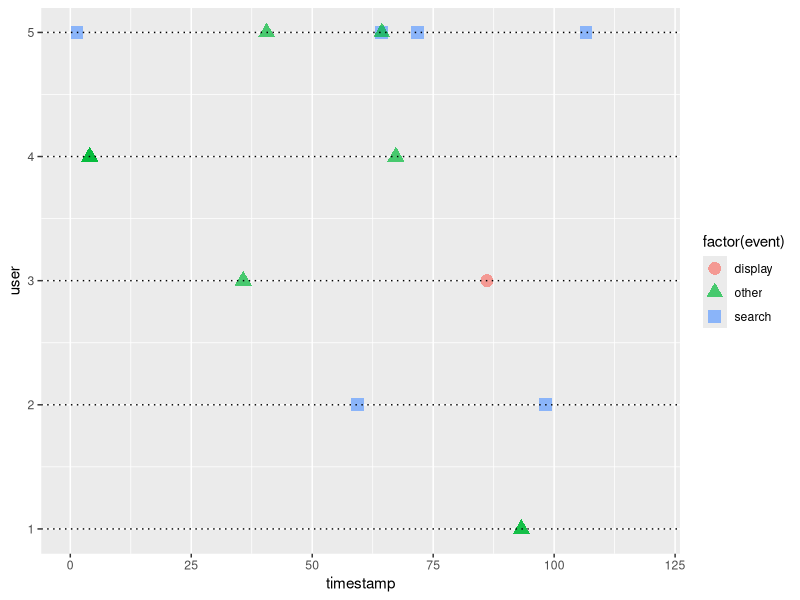
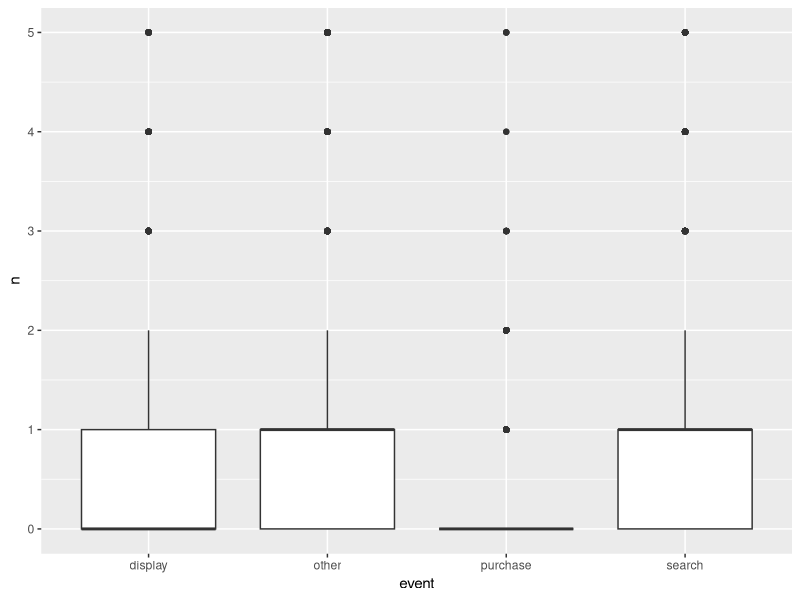
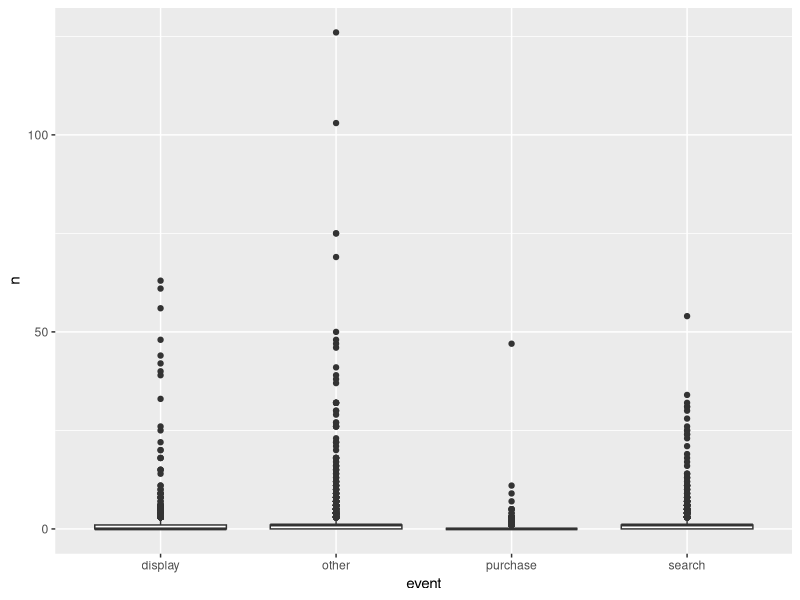

Here is the R script that generated these plots, in order: (Note: this script raises an error after producing the figures.)
## ---- chunk 1
suppressMessages(library(MASS))
suppressMessages(library(tidyverse))
suppressMessages(library(xtable))
suppressMessages(library(MCMCpack))
options(xtable.comment = FALSE)
knitr::opts_chunk$set(cache = T)

## ---- chunk 2
set.seed(1899)
ad_types <- c("search", "display", "other", "purchase")
K <- length(ad_types)
alpha_mean <- matrix(c(2.817, 0.0860, 0.5381, 0.6167,
                      0.1614, 1.7818, 0.2055, 0.0845,
                      0.4647, 0.1270, 8.0526, 0.8384),
                     nrow = 3, ncol = 4, byrow = T)
row.names(alpha_mean) <- ad_types[1:3]
colnames(alpha_mean) <- ad_types

alpha_sd <- matrix(c(0.1765, 0.0214, 0.0562, 0.0633,
                      0.0496, 0.2314, 0.0572, 0.0347,
                      0.0654, 0.0367, 0.4117, 0.0867), 
                   nrow = 3, ncol = 4, byrow = T)
row.names(alpha_sd) <- ad_types[1:3]
colnames(alpha_sd) <- ad_types

beta_mean <- c(34.0188, 46.8854, 51.5114)
beta_sd <- c(1.7426, 4.9370, 2.3241)
names(beta_mean) <- ad_types[1:3]

theta_mu_mean <- c(-5.3926, -6.1027, -5.8063, -9.7704) 
theta_mu_sd <- c(0.0166, 0.0212, 0.0221, 0.0762) 
names(theta_mu_mean) <- ad_types
names(theta_mu_sd) <- ad_types

Sigma_mu_mean <- matrix(c(0.4584, -0.1197, -0.4942, 0.2256,
                     -0.1197, 0.5934, -0.3380, -0.4157,
                     -0.4942, -0.3380, 1.0014, 0.0762,
                     0.2256, -0.4157, 0.0762, 2.3914), nrow = 4, ncol = 4)

Sigma_mu_sd <- matrix(c(0.0246, -0.0212, 0.0257, 0.1228,
                     0.0212, 0.0335, 0.0304, 0.1665,
                     0.0257, 0.0304, 0.0365, 0.2440,
                     0.1228, 0.1665, 0.2440, 0.2575), nrow = 4, ncol = 4)

row.names(Sigma_mu_mean) <- ad_types
colnames(Sigma_mu_mean) <- ad_types
  
n <- 12000
#inv_df <- n - 1
inv_df <- 6
psi_mean <- c(-0.5664, -0.7556, -0.6235, 0.2787)
psi_sd <- c(0.1228, 0.2348, 0.1229, 0.2160)
names(psi_mean) <- ad_types
names(psi_sd) <- ad_types


first_click_prob <- c(1199, 418, 811) %>% prop.table()
## ---- chunk 3
knitr::kable(alpha_mean, caption = "alpha", escape = F)
## ---- chunk 4
knitr::kable(beta_mean, caption = "beta", escape = F)
## ---- chunk 5
knitr::kable(theta_mu_mean, caption = "theta", escape = F)
## ---- chunk 6
knitr::kable(Sigma_mu_mean, caption = "Sigma", escape = F)
## ---- chunk 7
knitr::kable(psi_mean, caption = "psi", escape = F)
## ---- chunk 8
# calculate gamma and inv wishart params from means and SDs
gammaShRaFromMeanSD <- function( mean , sd ) {
  if ( mean <=0 ) stop("mean must be > 0")
  if ( sd <=0 ) stop("sd must be > 0")
  shape = mean^2/sd^2
  rate = mean/sd^2
  return( list( shape=shape , rate=rate ) )
}

invParamsWishartFromMeanPAndDF <- function(Sigma_mu_mean, df, dim){
  scale_matrix <- Sigma_mu_mean*df - Sigma_mu_mean*dim - Sigma_mu_mean
  return(list(scale_matrix=scale_matrix, df=df, dim=dim))
}

draw_params <- function() {
  alpha <- matrix(nrow = nrow(alpha_mean), ncol = ncol(alpha_mean))
  for(j in c(1:nrow(alpha_mean))) {
    for(k in c(1:ncol(alpha_mean))) {
      gam <- gammaShRaFromMeanSD(mean = alpha_mean[j,k], sd = alpha_sd[j,k])
      alpha[j,k] <- rgamma(n=1, shape = gam$shape, rate = gam$rate)
    }
  }
  
  beta <- numeric()
  for(j in c(1:length(beta_mean))) {
      gam <- gammaShRaFromMeanSD(mean = beta_mean[j], sd = beta_sd[j])
      beta[j] <- rgamma(n=1, shape = gam$shape, rate = gam$rate)
  }
  
  # assumption that all psi_ks are independet we can sample with the diagonal of sds, 
  # in appendix they calculate psi with the Identity matrix which assumes independence!
  psi <- mvrnorm(mu = psi_mean, 
                 Sigma = psi_sd^2 * diag(nrow = length(psi_sd)))
  theta_mu <- mvrnorm(mu = theta_mu_mean, 
                     Sigma = theta_mu_sd^2 * diag(nrow = length(theta_mu_sd)))
  
  inv_wishart_params <- invParamsWishartFromMeanPAndDF(Sigma_mu_mean = Sigma_mu_mean, 
                                                 df = inv_df, dim = length(ad_types))
  Sigma_mu <- riwish(v = inv_wishart_params$df, S = inv_wishart_params$scale_matrix)
  mu <- exp(mvrnorm(mu = theta_mu, Sigma = Sigma_mu))
  list(alpha = alpha, beta = beta, psi = psi, 
       theta_mu = theta_mu, Sigma_mu = Sigma_mu, mu = mu)
}
## ---- chunk 9
T <- 120
## ---- chunk 10
simulate_user_clickstream <- function(alpha, beta, psi, theta_mu, Sigma_mu, mu) {
  t = 0; n = 0; n_K = 0; m = c(alpha[j_0,] + mu) %>% sum; j = integer(); t_j = numeric()
  
  hist_intensity_decay <- function(a, b, events, current_time, event_times) {
    result <- numeric(K)
    names(result) <- ad_types
    if(length(events) == 0) return(result)
    
    for(k in 1:K){
      for(idx in 1:length(events)){
        j_l <- events[idx]
        if(j_l != K) { # do not consider purchases (K) here
          result[k] <- result[k] + 
            alpha[j_l, k] * exp(-1 * beta[j_l] * (t - event_times[idx]))
        }
      }
    }
    return(result)
  }

  repeat {
    s <- rexp(n = 1, rate = m)
    t <- t + s
    if(!is.nan(t) && t < T){
      lambda <- mu * exp(psi*n_K) + alpha[j_0, ] * exp(-1 * beta[j_0] * t)
      lambda <- lambda + hist_intensity_decay(alpha, beta, j, t, t_j)
      U <- runif(n = 1)
      if(is.na(m) || is.na(U)  || NA %in% lambda || is.infinite(m) || Inf %in% lambda) {
        print(paste("Value is NA ", c(m, U, lambda)))
      } 
      if(U <= sum(lambda) / m){
        n <- n + 1
        t_j[n] <- t
        j[n] <- which(rmultinom(n = 1, size = 1, 
                                prob = lambda/sum(lambda))[,1] %in% c(1)) 
        if(j[n] == K) { # if purchase
          n_K <- n_K + 1
          m <- sum(lambda - mu * exp(psi * (n_K -1)) + mu * exp(psi * n_K))
        } else {
          m <- sum(lambda + alpha[j[n], ])
        }
      } else {
        m <- sum(lambda)
      }
    }
    # in some cases n_K becomes greater then a few thousand. 
    # hence, m tends so go to Inf as s becomes 0.
    # this breaks the code and so we break at a certain purchase count.
    if(n > 2 && n > 2 * t_j[n]) return(list())
    #if(t > T || n_K >= 10) return(list(timestamp = t_j, event = ad_types[j]))
    if(t > T) return(list(timestamp = t_j, event = ad_types[j]))
  }
}

## ---- chunk 11
j_0 <- sample(length(ad_types) - 1, size = 1, prob = first_click_prob)
params <- draw_params()
data <- do.call(simulate_user_clickstream, params)
## ---- chunk 12
xtable(data.frame(time = data$timestamp, event = data$event), caption = "Simulated click stream")
## ---- chunk 13
sim_cnt <- 5
## ---- chunk 14
sim_data <- function(count) {
  users <- data.frame()
  cnt <- 0
  while(cnt < count) {
    j_0 <- sample(length(ad_types) - 1, size = 1, prob = first_click_prob)
    params <- draw_params()
    data <- do.call(simulate_user_clickstream, params)
    if(!is_empty(data$event)) {
      cnt <- cnt + 1
      users <- users %>% 
        rbind(data_frame(user = rep.int(cnt, length(data$event)), 
                         event = data$event, 
                         timestamp=data$timestamp))
    }
  }
  users
}
## ---- chunk 15
users <- sim_data(sim_cnt)
ggplot(users, aes(x = timestamp, y = user, 
                  label = event, color = factor(event), 
                  shape = factor(event),
                  xmax = T)) +
  geom_point(size = 4, alpha = .7) +
  geom_hline(aes(yintercept = user), lty="dotted") + 
  xlim(0, T) + 
  ylim(1, sim_cnt)
## ---- chunk 16
data <- sim_data(n)
## ---- chunk 17
data %>% 
  filter(event != 'purchase') %>%
  group_by(event) %>% 
  summarise(n = n()) %>%
  mutate(ratio = n / sum(n)) %>% 
  knitr::kable(caption = "Ad click ratio")
## ---- chunk 18
data %>%
  mutate(event_short = recode(event, 'purchase' = 'P', 'other' = 'O', 
                              'search' = 'S', 'display' = 'D')) %>%
  group_by(user) %>%
  # concatenate all event abbr. into one string
  summarise(stream = paste(event_short, collapse = "")) %>% 
  # only include streams until first P
  mutate(stream = stream %>% gsub(x = ., "(P).*","\\1")) %>% 
  # only display click streams with more than 2 events ending with a purchase
  filter(stream %>% nchar() > 2, stream %>% endsWith('P')) %>% 
  group_by(stream) %>%
  # count distinct click patterns
  summarise(n = n()) %>%
  arrange(desc(n)) %>%
  head(n=20) %>%
  knitr::kable(caption = "Most frequent click combinations ending with a purchase")
## ---- chunk 19
data %>%
  mutate(event_short = recode(event, 'purchase' = 'P', 'other' = 'O', 
                              'search' = 'S', 'display' = 'D')) %>%
  group_by(user) %>%
  # concatenate all event abbr. into one string
  summarise(stream = paste(event_short, collapse = "")) %>% 
  mutate(ev_cnt = stream %>% nchar()) %>%
  # cut streams longer than 25 chars
  mutate(stream = ifelse(stream %>% nchar() > 25, 
                         stream %>% strtrim(25) %>% paste("...", sep = ""), stream)) %>%
  group_by(stream) %>%
  #summarise(n = nchar()) %>%
  arrange(desc(ev_cnt)) %>%
  head(n=20) %>%
  knitr::kable(caption = "Longest click streams")
## ---- chunk 20
all_comb <- expand.grid(user = data$user %>% unique, event = ad_types)
event_counts <- data %>%
  group_by(user, event) %>%
  summarise(n = n()) %>% 
  # join all combinations to get zero count for non-present events
  left_join(all_comb, ., by = c('user', 'event')) %>%
  mutate_if(is.integer, funs(replace(., is.na(.), 0)))
rm(all_comb)
event_counts %>%
  ggplot(aes(y = n, x = event)) +
  geom_boxplot() + 
  ylim(c(0, 5))
## ---- chunk 21
event_counts %>%
  ggplot(aes(y = n, x = event)) +
  geom_boxplot()
## ---- chunk 22
data_new <- data %>% group_by(user) %>% mutate(search=ave(event == "search", FUN=cumsum))

data_new <- data_new %>% group_by(user) %>% mutate(display=ave(event == "display", FUN=cumsum))

data_new <- data_new %>% group_by(user) %>% mutate(other=ave(event == "other", FUN=cumsum))

data_new <- data_new %>% group_by(user) %>% mutate(purchase=ave(event == "purchase", FUN=cumsum))

data_new <- data_new %>% ungroup %>% as.data.frame

total_counts <- users %>% group_by(user, event) %>% mutate(total_counts = n()) %>% select(user, event, total_counts) %>% distinct %>% ungroup

library(tidyr)
total_counts <- total_counts %>% spread(event, total_counts) # bring to wide format
total_counts[is.na(total_counts)] <- 0
# reorder columns
total_counts <- total_counts[, c(1,5,2,3,4)]
total_counts <- as.data.frame(total_counts)
data_new$event <- as.factor(data_new$event)
levels(data_new$event) <- c(2,3,4,1)
## ---- chunk 23
i <- 9 # user
k <- 2 # display
l <- 2 # zweiter Klick auf display
j <- 1 # search
m <- 2 # zweiter Klick auf search w?hrend schon 2 mal auf display geklickt wurde
## ---- chunk 24
likelihood <- function(i, params){
  llAplha <- params$alpha
  llBeta <- params$beta
  llPsi <- params$psi
  llMu <- params$mu
  prod_k <- numeric(1) # wird sp?ter mit ergebnis aus k-loop multipliziert
  for (k in 1:length(ad_types)){
    prod_l <- numeric(1) # wird sp?ter mit ergebnis aus l-loop multipliziert
    for (l in 1:(total_counts[i , k])){ 
    first_line <- llMu[i,k] * # i und k ggf. tauschen, je nach sampling output
      exp(llPsi[k] * data_new$purchase[data_new[i,(k+3)] == l]) # erste Zeile
    sum_j <- numeric(0)
    for (j in 1:(length(ad_types) -1)){ # zweite Zeile erste summe
        sum_index <- data_new %>% filter(user == i & event == k) %>% 
          filter(row_number() ==l) %>% select(j+3) %>% as.numeric()
        sum_m <- numeric(0)
        for (m in 1:sum_index){ # zweite Zeile zweite Summe
          t_l <- data_new %>% filter(user ==i & event==k) %>% 
            filter(row_number() == l) %>% select(timestamp)
          t_m <- data_new %>% filter(user ==i & event==j) %>% 
            filter(row_number() == m) %>% select(timestamp)
          tmp_m <- llAplha[j,k] * exp(-llBeta[j] * (t_l - t_m)) # zweite Zeile
          sum_m <- tmp_m + sum_m
          } # m Ende
        sum_j <- sum_j + sum_m # Summe j
        } # j Ende
    first_two_lines <- first_line + sum_j # erste und zweite Zeile
    prod_l <- prod_l * first_two_lines # Produkt ?ber l
      } # l Ende; loop over total counts
    sum_m <- numeric(0)
      for (m in 0:total_counts[i,5]){ # 0 bis Anzahl K?ufe in 120 Tagen
        t_m1 <- data_new %>% filter(user ==i & event == 4) %>% filter(row_number() == m+1) 
        t_m <- data_new %>% filter(user ==i & event == 4) %>% filter(row_number() == m) 
        tmp_m <- exp(llPsi[k]*m)*(t_m1 - t_m)
        sum_m <- sum_m + tmp_m # Summe m
      } # m Ende
    exponent_teil1 <- sum_m * llMu[i,k]
    exponent_teil2 <- numeric(0)
    for (j in 1:(length(ad_types) -1)){ # letzte Zeile erste Summe
      sum_m <- numeric(0)
      for (m in 1:total_counts[i,j+1]){ # letzte Zeile zweite Summe
        t_m <- data_new %>% filter(event == j) %>% filter(row_number() == m) %>% select(timestamp) %>% as.numeric()
        tmp_m <- (llAplha[j,k]/llBeta[j]) * (1-exp(-llBeta[j] * (120 - t_m)))
        sum_m <- sum_m + tmp_m # Summe m
      } # m Ende
      exponent_teil2 <- exponent_teil2 + sum_m
    } # j Ende
    exponent <- exponent_teil1 - exponent_teil2
      third_fourth_line <- exp(exponent) 
    prod_k <- (prod_l * third_fourth_line) * prod_k # Prdoukt aus Zeil 1+2 und Zeile 3-4  
  }  # loop over all ad types
} # Funktion Ende
